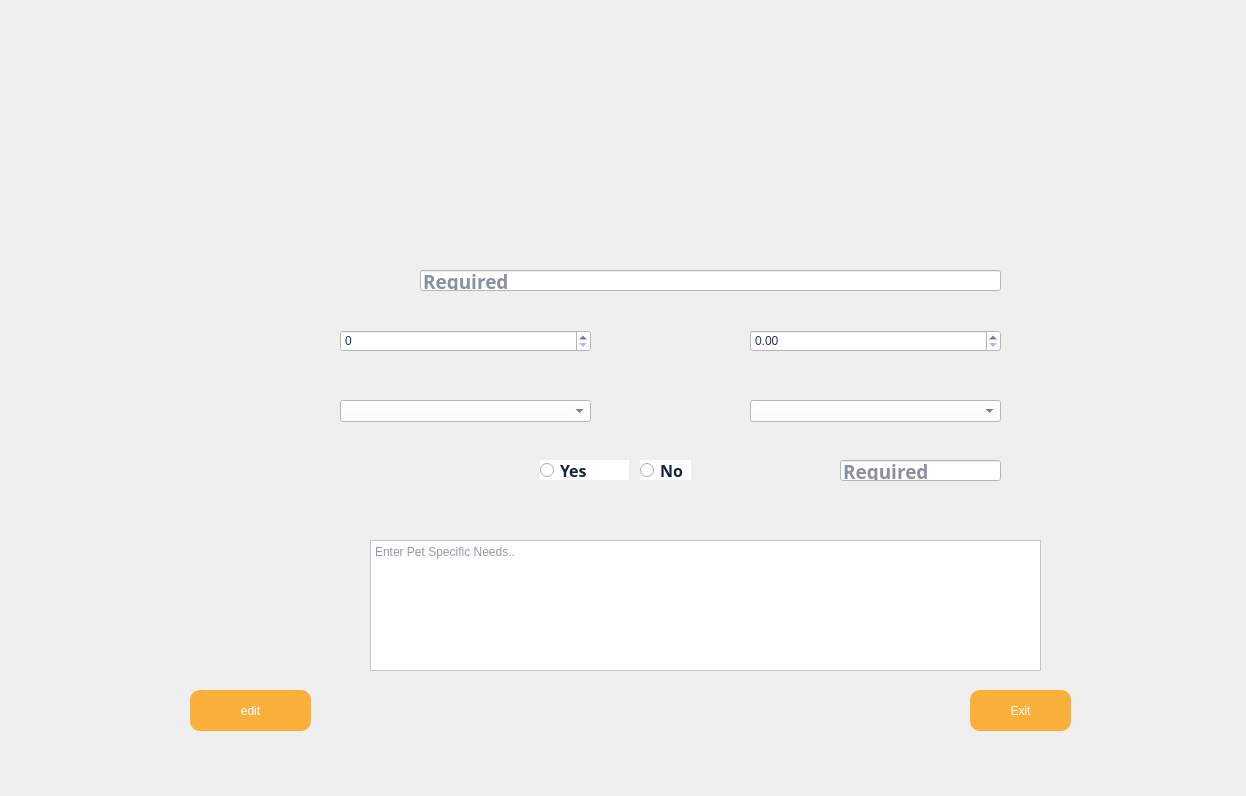
<?xml version="1.0" encoding="UTF-8"?>
<ui version="4.0">
 <class>Dialog</class>
 <widget class="QDialog" name="Dialog">
  <property name="geometry">
   <rect>
    <x>0</x>
    <y>0</y>
    <width>1246</width>
    <height>796</height>
   </rect>
  </property>
  <property name="windowTitle">
   <string>Dialog</string>
  </property>
  <widget class="QLabel" name="label">
   <property name="geometry">
    <rect>
     <x>0</x>
     <y>0</y>
     <width>1246</width>
     <height>796</height>
    </rect>
   </property>
   <property name="font">
    <font>
     <pointsize>8</pointsize>
    </font>
   </property>
   <property name="cursor">
    <cursorShape>ArrowCursor</cursorShape>
   </property>
   <property name="acceptDrops">
    <bool>true</bool>
   </property>
   <property name="autoFillBackground">
    <bool>false</bool>
   </property>
   <property name="text">
    <string/>
   </property>
   <property name="pixmap">
    <pixmap>images/editpet.png</pixmap>
   </property>
   <property name="scaledContents">
    <bool>true</bool>
   </property>
   <property name="wordWrap">
    <bool>false</bool>
   </property>
  </widget>
  <widget class="QWidget" name="widget" native="true">
   <property name="geometry">
    <rect>
     <x>0</x>
     <y>0</y>
     <width>120</width>
     <height>80</height>
    </rect>
   </property>
  </widget>
  <widget class="QPushButton" name="petexitbutt">
   <property name="geometry">
    <rect>
     <x>970</x>
     <y>690</y>
     <width>101</width>
     <height>41</height>
    </rect>
   </property>
   <property name="cursor">
    <cursorShape>PointingHandCursor</cursorShape>
   </property>
   <property name="styleSheet">
    <string notr="true">QWidget#petexitbutt{
background-color: rgb(251, 176, 59);
font: 900 12pt &quot;Arial Black&quot;; color : rgb(255, 255, 255);
border-radius: 10px;}

QWidget#petexitbutt:hover {
    
    background-color:rgb(238, 223, 146); 
    border: 2px solid #388E3C; 
    padding: 10px 20px; 
    font-size: 15px; 
}</string>
   </property>
   <property name="text">
    <string>Exit</string>
   </property>
  </widget>
  <widget class="QPushButton" name="peteditbutt">
   <property name="geometry">
    <rect>
     <x>190</x>
     <y>690</y>
     <width>121</width>
     <height>41</height>
    </rect>
   </property>
   <property name="cursor">
    <cursorShape>PointingHandCursor</cursorShape>
   </property>
   <property name="styleSheet">
    <string notr="true">QWidget#peteditbutt{
background-color: rgb(251, 176, 59);
font: 900 12pt &quot;Arial Black&quot;; color : rgb(255, 255, 255);
border-radius: 10px;}

QWidget#peteditbutt:hover {
    
    background-color:rgb(238, 223, 146); 
    border: 2px solid #388E3C; 
    padding: 10px 20px; 
    font-size: 15px; 
}</string>
   </property>
   <property name="text">
    <string>edit</string>
   </property>
  </widget>
  <widget class="QLineEdit" name="petname">
   <property name="geometry">
    <rect>
     <x>420</x>
     <y>270</y>
     <width>581</width>
     <height>21</height>
    </rect>
   </property>
   <property name="font">
    <font>
     <family>Berlin Sans FB Demi</family>
     <pointsize>14</pointsize>
     <bold>true</bold>
    </font>
   </property>
   <property name="autoFillBackground">
    <bool>false</bool>
   </property>
   <property name="styleSheet">
    <string notr="true">color: rgb(20, 33, 68);
background-color: rgb(255, 255, 255);</string>
   </property>
   <property name="placeholderText">
    <string>Required</string>
   </property>
  </widget>
  <widget class="QSpinBox" name="petage">
   <property name="geometry">
    <rect>
     <x>340</x>
     <y>330</y>
     <width>251</width>
     <height>22</height>
    </rect>
   </property>
   <property name="styleSheet">
    <string notr="true">font: 700 10pt &quot;Berlin Sans FB Demi&quot;; 
color: rgb(40, 52, 84);
background-color: rgb(255, 255, 255);</string>
   </property>
  </widget>
  <widget class="QDoubleSpinBox" name="petweight">
   <property name="geometry">
    <rect>
     <x>750</x>
     <y>330</y>
     <width>251</width>
     <height>22</height>
    </rect>
   </property>
   <property name="styleSheet">
    <string notr="true">font: 700 10pt &quot;Berlin Sans FB Demi&quot;; 
color: rgb(40, 52, 84);
background-color: rgb(255, 255, 255);</string>
   </property>
  </widget>
  <widget class="QLabel" name="owerusername">
   <property name="geometry">
    <rect>
     <x>910</x>
     <y>30</y>
     <width>201</width>
     <height>20</height>
    </rect>
   </property>
   <property name="font">
    <font>
     <family>Berlin Sans FB Demi</family>
     <pointsize>10</pointsize>
     <italic>false</italic>
     <bold>true</bold>
    </font>
   </property>
   <property name="layoutDirection">
    <enum>Qt::LeftToRight</enum>
   </property>
   <property name="styleSheet">
    <string notr="true">font: 700 10pt &quot;Berlin Sans FB Demi&quot;; 
color: rgb(40, 52, 84);</string>
   </property>
   <property name="text">
    <string/>
   </property>
  </widget>
  <widget class="QPlainTextEdit" name="petnotes">
   <property name="geometry">
    <rect>
     <x>370</x>
     <y>540</y>
     <width>671</width>
     <height>131</height>
    </rect>
   </property>
   <property name="styleSheet">
    <string notr="true">font: 700 10pt &quot;Berlin Sans FB Demi&quot;; 
border-color: rgb(106, 114, 137);
color: rgb(40, 52, 84);
background-color: rgb(255, 255, 255);</string>
   </property>
   <property name="placeholderText">
    <string>Enter Pet Specific Needs..</string>
   </property>
  </widget>
  <widget class="QComboBox" name="petsex">
   <property name="geometry">
    <rect>
     <x>340</x>
     <y>400</y>
     <width>251</width>
     <height>22</height>
    </rect>
   </property>
   <property name="styleSheet">
    <string notr="true">font: 700 10pt &quot;Berlin Sans FB Demi&quot;; 
color: rgb(40, 52, 84);
background-color: rgb(255, 255, 255);</string>
   </property>
  </widget>
  <widget class="QComboBox" name="petsize">
   <property name="geometry">
    <rect>
     <x>750</x>
     <y>400</y>
     <width>251</width>
     <height>22</height>
    </rect>
   </property>
   <property name="styleSheet">
    <string notr="true">font: 700 10pt &quot;Berlin Sans FB Demi&quot;; 
color: rgb(40, 52, 84);
background-color: rgb(255, 255, 255);
</string>
   </property>
  </widget>
  <widget class="QRadioButton" name="muzzleyes">
   <property name="geometry">
    <rect>
     <x>540</x>
     <y>460</y>
     <width>89</width>
     <height>20</height>
    </rect>
   </property>
   <property name="font">
    <font>
     <family>Berlin Sans FB Demi</family>
     <pointsize>12</pointsize>
     <bold>true</bold>
    </font>
   </property>
   <property name="autoFillBackground">
    <bool>false</bool>
   </property>
   <property name="styleSheet">
    <string notr="true">color: rgb(20, 33, 68);
background-color: rgb(255, 255, 255);</string>
   </property>
   <property name="text">
    <string>Yes</string>
   </property>
  </widget>
  <widget class="QRadioButton" name="muzzleno">
   <property name="geometry">
    <rect>
     <x>640</x>
     <y>460</y>
     <width>51</width>
     <height>20</height>
    </rect>
   </property>
   <property name="font">
    <font>
     <family>Berlin Sans FB Demi</family>
     <pointsize>12</pointsize>
     <bold>true</bold>
    </font>
   </property>
   <property name="autoFillBackground">
    <bool>false</bool>
   </property>
   <property name="styleSheet">
    <string notr="true">color: rgb(20, 33, 68);
background-color: rgb(255, 255, 255);</string>
   </property>
   <property name="text">
    <string>No</string>
   </property>
  </widget>
  <widget class="QLabel" name="petregiserr">
   <property name="geometry">
    <rect>
     <x>370</x>
     <y>510</y>
     <width>671</width>
     <height>20</height>
    </rect>
   </property>
   <property name="font">
    <font>
     <family>Berlin Sans FB Demi</family>
     <pointsize>10</pointsize>
     <italic>false</italic>
     <bold>true</bold>
    </font>
   </property>
   <property name="layoutDirection">
    <enum>Qt::LeftToRight</enum>
   </property>
   <property name="styleSheet">
    <string notr="true">font: 700 10pt &quot;Berlin Sans FB Demi&quot;; 
color: rgb(251, 176, 59);</string>
   </property>
   <property name="text">
    <string/>
   </property>
  </widget>
  <widget class="QLineEdit" name="petbreed">
   <property name="geometry">
    <rect>
     <x>840</x>
     <y>460</y>
     <width>161</width>
     <height>21</height>
    </rect>
   </property>
   <property name="font">
    <font>
     <family>Berlin Sans FB Demi</family>
     <pointsize>14</pointsize>
     <bold>true</bold>
    </font>
   </property>
   <property name="autoFillBackground">
    <bool>false</bool>
   </property>
   <property name="styleSheet">
    <string notr="true">color: rgb(20, 33, 68);
background-color: rgb(255, 255, 255);</string>
   </property>
   <property name="placeholderText">
    <string>Required</string>
   </property>
  </widget>
 </widget>
 <resources/>
 <connections/>
</ui>
